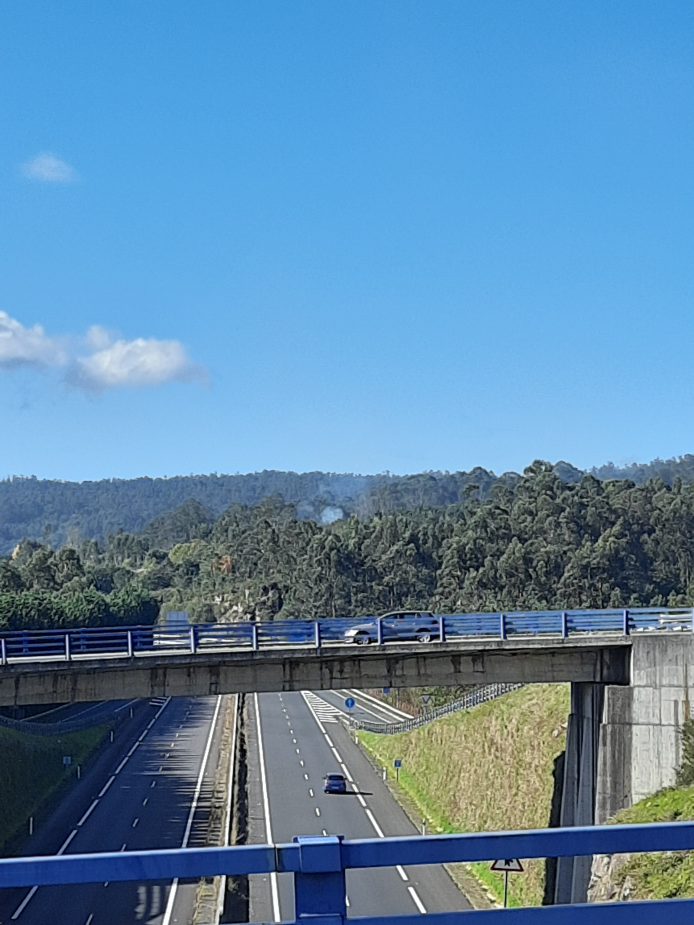
#> input picture imcui/api/datasets/lume01_00.jpg, 3468 x 4624 px (shown at 1/5 size)
$ python imw_client.py
#> lines starting #> are read from the running program, lines starting #| are printed output that depends on the picture
#> (the call stopped at in get_api_version, `response = requests.get(API_VERSION).json()`: the network is not available in this run)
import argparse
import base64
import os
import pickle
import time
from typing import Dict, List

import cv2
import numpy as np
import requests
import colorama
from colorama import Fore

colorama.init(autoreset=True)


# Code based on: https://github.com/Vincentqyw/image-matching-webui/blob/main/imcui/api/client.py

# It is needed to have the API running in the background
# To run the API, you can use the following commands:
# pip install -r requirements_api_client.txt
# python imcui/api/imw_client.py

ENDPOINT = "http://localhost:8001"
if "REMOTE_URL_RAILWAY" in os.environ:
    ENDPOINT = os.environ["REMOTE_URL_RAILWAY"]

print(f"API ENDPOINT: {ENDPOINT}")

API_VERSION = f"{ENDPOINT}/version"
API_URL_MATCH = f"{ENDPOINT}/v1/match"
API_URL_EXTRACT = f"{ENDPOINT}/v1/extract"

def read_image(path: str) -> str:
    """
    Read an image from a file, encode it as a PNG and then as a base64 string.

    Args:
        path (str): The path to the image to read.

    Returns:
        str: The base64 encoded image.
    """
#> called with path = 'imcui/api/datasets/lume01_00.jpg'
    # Read the image from the file
    img = cv2.imread(path, cv2.IMREAD_GRAYSCALE)
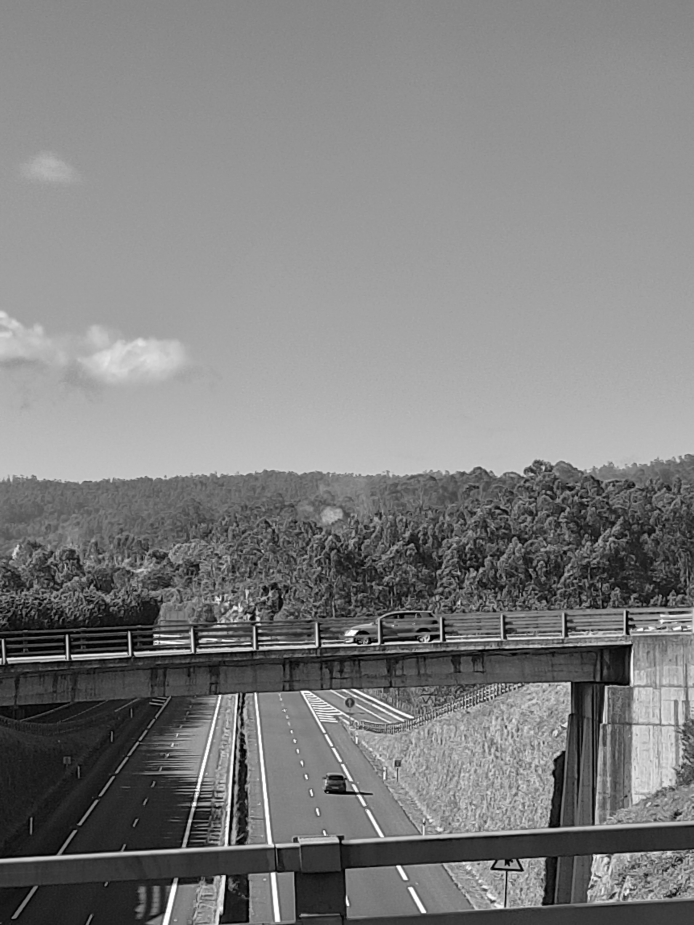
#> img: shape (4624, 3468) (shown at 1/5 size); min 0, max 255, mean 126.9

    # Encode the image as a png, NO COMPRESSION!!!
    retval, buffer = cv2.imencode(".png", img)

    # Encode the PNG as a base64 string
    b64img = base64.b64encode(buffer).decode("utf-8")

    return b64img


def do_api_requests(url=API_URL_EXTRACT, **kwargs):
    """
    Helper function to send an API request to the image matching service.

    Args:
        url (str): The URL of the API endpoint to use. Defaults to the
            feature extraction endpoint.
        **kwargs: Additional keyword arguments to pass to the API.

    Returns:
        List[Dict[str, np.ndarray]]: A list of dictionaries containing the
            extracted features. The keys are "keypoints", "descriptors", and
            "scores", and the values are ndarrays of shape (N, 2), (N, ?),
            and (N,), respectively.
    """
    # Set up the request body
    reqbody = {
        # List of image data base64 encoded
        "data": [],
        # List of maximum number of keypoints to extract from each image
        "max_keypoints": [100, 100],
        # List of timestamps for each image (not used?)
        "timestamps": ["0", "1"],
        # Whether to convert the images to grayscale
        "grayscale": 0,
        # List of image height and width
        "image_hw": [[640, 480], [320, 240]],
        # Type of feature to extract
        "feature_type": 0,
        # List of rotation angles for each image
        "rotates": [0.0, 0.0],
        # List of scale factors for each image
        "scales": [1.0, 1.0],
        # List of reference points for each image (not used)
        "reference_points": [[640, 480], [320, 240]],
        # Whether to binarize the descriptors
        "binarize": True,
    }
    # Update the request body with the additional keyword arguments
    reqbody.update(kwargs)
    try:
        # Send the request
#> (the run stopped early here; a loop or call above may not have finished)

$ run again, with imcui/api/datasets/lume01_02.JPG copied over imcui/api/datasets/lume01_00.jpg
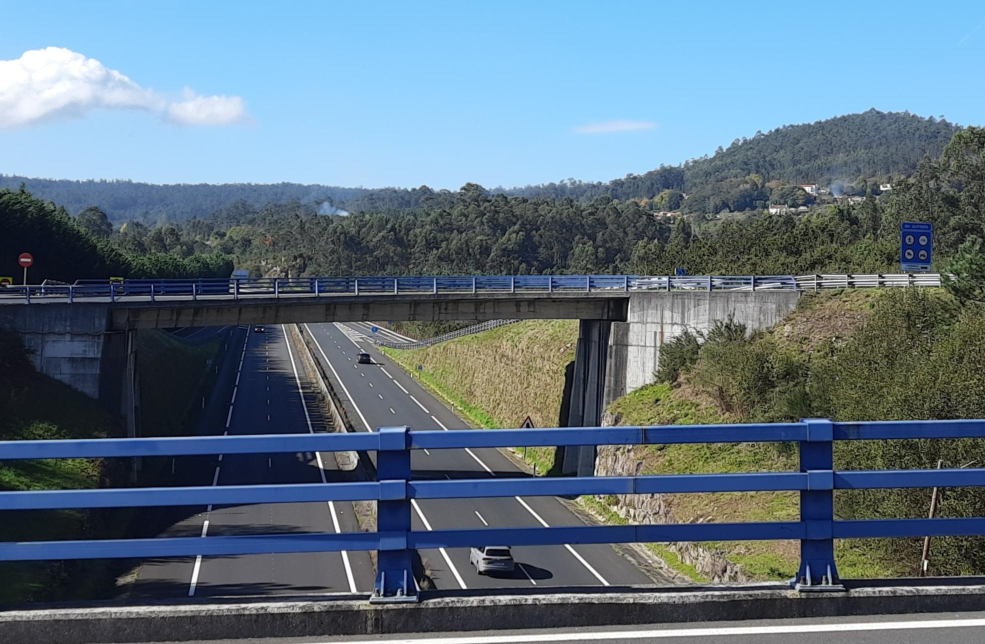
#> input picture imcui/api/datasets/lume01_02.JPG, 1970 x 1288 px (shown at 1/2 size)
#> in read_image, `img = cv2.imread(path, cv2.IMREAD_GRAYSCALE)`:
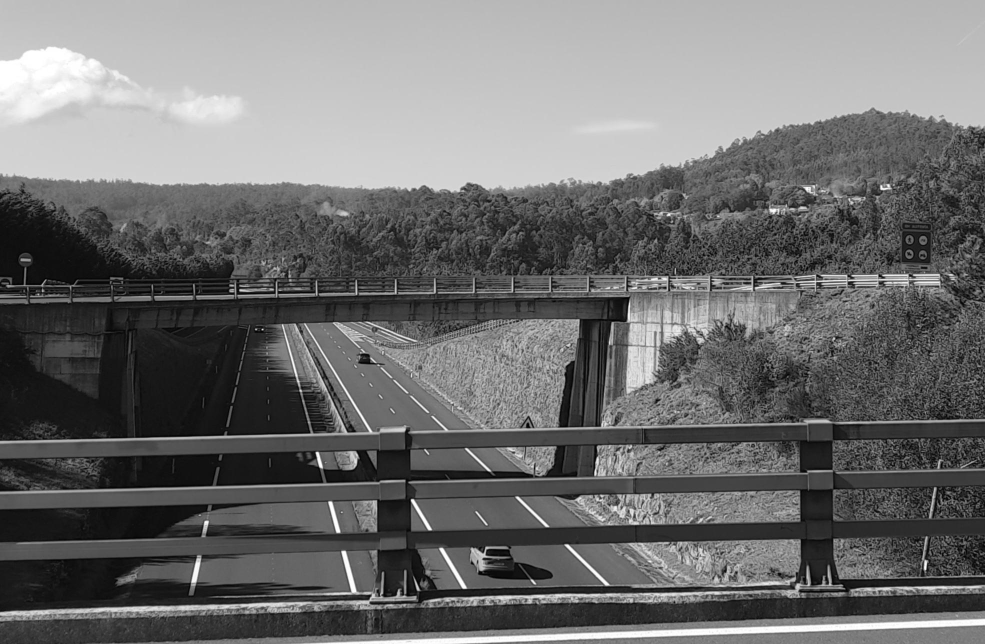
#> img: shape (1288, 1970) (shown at 1/2 size); min 0, max 255, mean 110.8

$ run again, with imcui/api/datasets/lume02_00.jpg copied over imcui/api/datasets/lume01_00.jpg
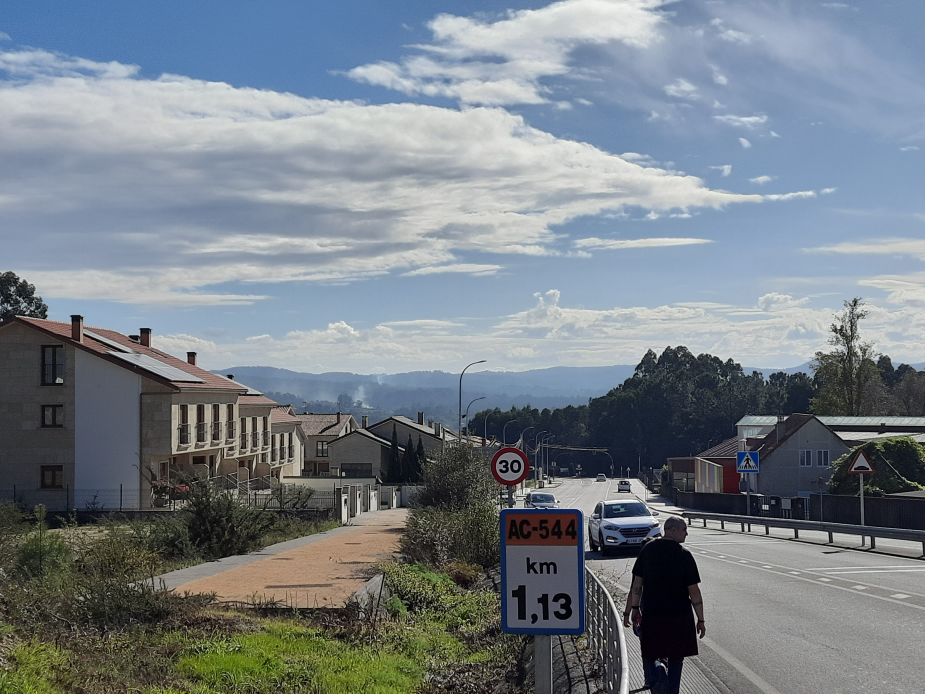
#> input picture imcui/api/datasets/lume02_00.jpg, 4624 x 3468 px (shown at 1/5 size)
#> in read_image, `img = cv2.imread(path, cv2.IMREAD_GRAYSCALE)`:
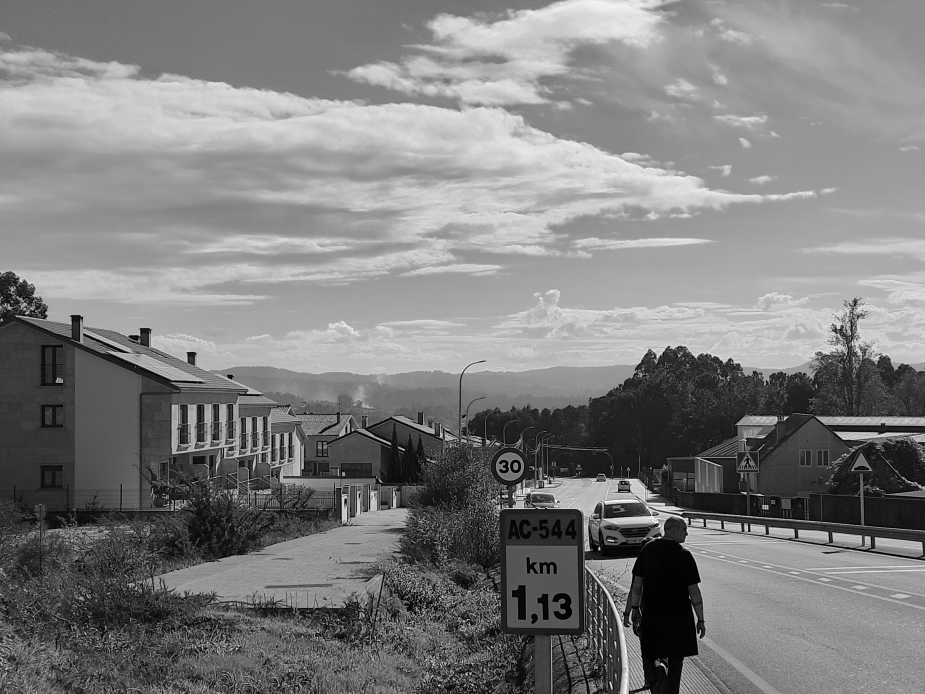
#> img: shape (3468, 4624) (shown at 1/5 size); min 0, max 255, mean 126.6
